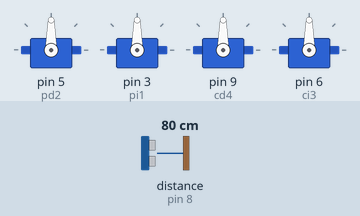
Bench run of a sketch on a simulated Arduino Uno, built with avr-gcc and run on an emulated ATmega328P. On the bench: 4 × servo. Wiring (inferred from the names in the program): ultrasonic range finder: trigger pin 7; echo pin 8. The test bench sets the inputs (shaded band); at power-on: distance to the obstacle (sensor on pin 8) 80 cm. The echo pulse lasts 58.3 µs per cm; what the sketch prints to the serial monitor is not drawn.

Above: at 0.05 s.
At 1.05 s:
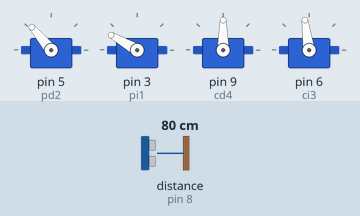
At 1.55 s:
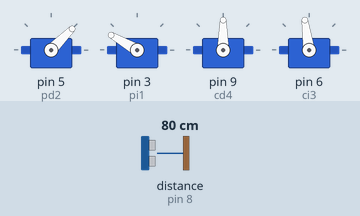
At 2.1 s:
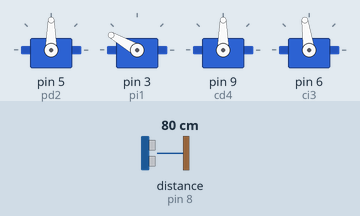
At 3.15 s:
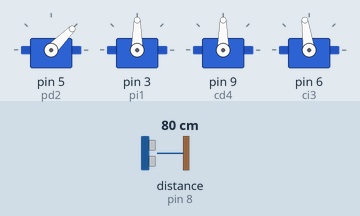
At 4.2 s:
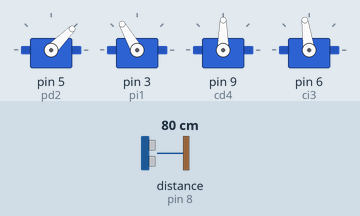
Timing chart, 0 to 4.8 s (numbered marks = the images above):
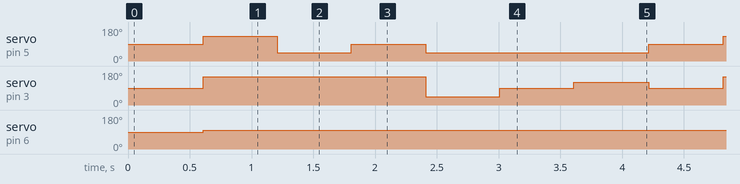

Measured:
- by itself, servo on pin 5 (pd2): repeats every 4.2 s: 45° 0.60 s, 90° 0.60 s, 45° 1.8 s, 90° 0.60 s, 130° 0.60 s
- by itself, servo on pin 3 (pi1): repeats every 4.2 s: 45° 0.60 s, 90° 0.60 s, 120° 0.61 s, 90° 0.60 s, 150° 1.8 s
- by itself, servo on pin 6 (ci3): 90° → 98° at 0.61 s

The sketch:

test.ino
```cpp
 #include <Servo.h> // servo1 3, servo2 ,5 servo 3,6  servo 4,9 //  3,1 3,6 1,9
Servo pd2;
Servo pi1;
Servo cd4;
Servo ci3;
const int Trigger = 7;
const int Echo = 8 ;
void setup() {
  // put your setup code here, to run once:
 pd2.attach(5);
 pi1.attach(3);
 cd4.attach(9);
 ci3.attach(6);
 Serial.begin(9600);//iniciailzamos la comunicación
  pinMode(Trigger, OUTPUT); //pin como salida
  pinMode(Echo, INPUT);  //pin como entrada
  digitalWrite(Trigger, LOW);//Inicializamos el pin con 0
}


void loop() {

  long t;
  long d;
  digitalWrite(Trigger, HIGH);
  delayMicroseconds(10);
  digitalWrite(Trigger, LOW);
    t = pulseIn(Echo, HIGH);
    d = t/59;
    Serial.print("Distancia: ");
  Serial.print(d);      //Enviamos serialmente el valor de la distancia
  Serial.print("cm");
  Serial.println();
 /* */
  if (d<5) {
  pd2.write(90);
  pi1.write(90);
  ci3.write(90);
  cd4.write(90);
  } else {
    pd2.write(130);
    pd2.write(110);
    pi1.write(100);
    pi1.write(120);
    pi1.write(150);
    pi1.write(170);
    pi1.write(150);
    pi1.write(120);
    pi1.write(90);
    pi1.write(45);
    pi1.write(30);
    pi1.write(90);
    pd2.write(90);
    delay(600);
    pi1.write(110);
    pi1.write(130);
    pd2.write(100);
    pd2.write(120);
    pd2.write(150);
    pd2.write(170);
    pd2.write(150);
    pd2.write(120);
    pd2.write(90);
    pd2.write(45);
    pd2.write(30);
    pd2.write(90);
    pi1.write(90);


  }
  pd2.write(130);
  pi1.write(150);
  ci3.write(98);
  cd4.write(90);
  delay(600);

  pd2.write(45);
  pi1.write(150);
  ci3.write(98);
  cd4.write(90);
  delay(600);
  pd2.write(90);
  pi1.write(150);
  ci3.write(98);
  cd4.write(90);
  delay(600);

///
  pd2.write(45);
  pi1.write(45);
  ci3.write(98);
  cd4.write(90);
  delay(600);

  pd2.write(45);
  pi1.write(90);
  ci3.write(98);
  cd4.write(90);
  delay(600);
  pd2.write(45);
  pi1.write(120);
  ci3.write(98);
  cd4.write(90);
  delay(600);
}
```
